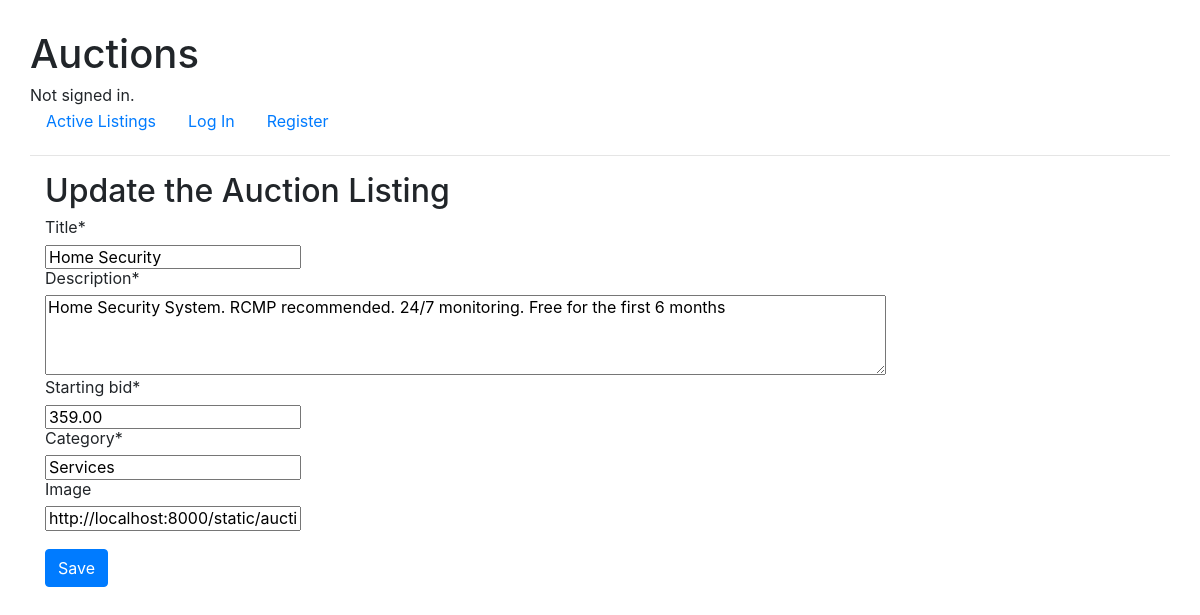
The app's page /update/5/, older data.
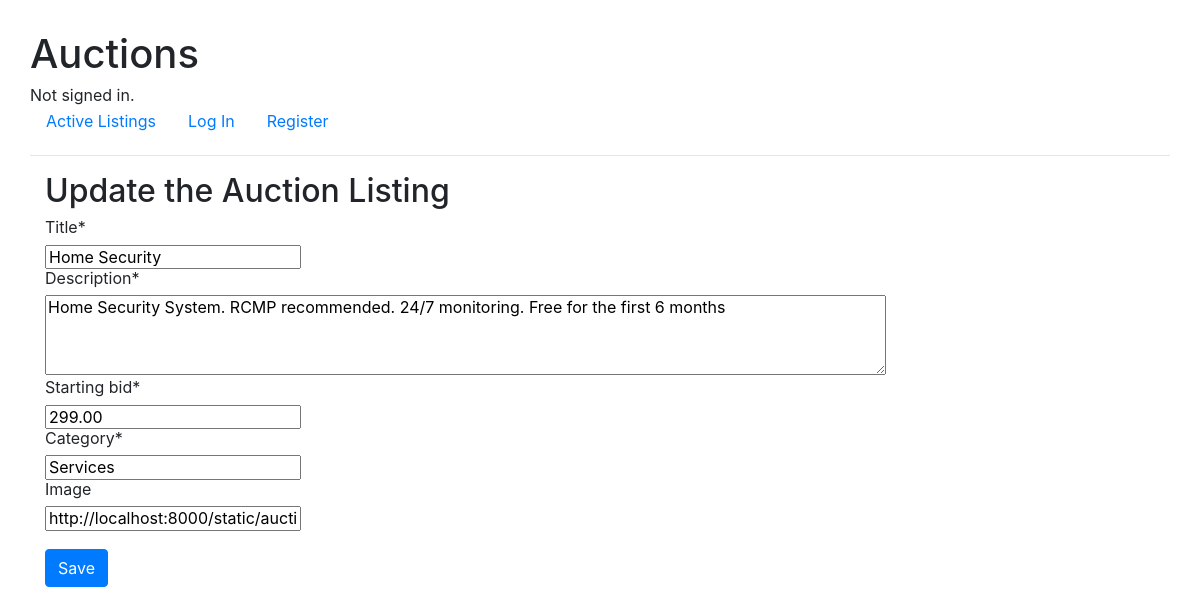
The same page, newer data.
### auctions/models.py (models this page shows, shortened)
class Listing(models.Model):
    title = models.CharField(max_length=32)
    description = models.CharField(max_length=256)
    starting_bid = models.DecimalField(max_digits=7, decimal_places=2)
    category = models.CharField(max_length=32)
    date_listed = models.DateField(auto_now_add=True)
    active = models.BooleanField(default=True)
    user_id = models.ForeignKey(User, on_delete=models.CASCADE, related_name="sellers")
    image = models.URLField(max_length=256, blank=True)
    bid_count = models.IntegerField(default=0)
    max_bid = models.DecimalField(max_digits=7, decimal_places=2, default=0.00)

### auctions/views.py (the view)
# urls.py: path('update/<int:pk>/', views.ListingUpdateView.as_view(), name="update"),
class ListingUpdateView(UpdateView):
    model = Listing
    form_class = ListingForm

### auctions/forms.py
class ListingForm(ModelForm):
    class Meta:
        model = Listing
        fields = ('title', 'description', 'starting_bid', 'category', 'image',)
        widgets = {
            'description': Textarea(attrs={'cols': 80, 'rows': 4}),
            'starting_bid': NumberInput(attrs={'width': 12}),
        }

### auctions/templates/auctions/listing_form.html (shortened to what this page needs)
{% extends "auctions/layout.html" %}
{% load crispy_forms_tags %}
{% load crispy_forms_filters %}
{% block body %}
    <div class="container">
        <h2>
            {% if not form.instance.pk %}
                Post a new Auction Listing
            {% else %}
                Update the Auction Listing
            {% endif %}
        </h2>
        <form method="post">
            {{ form|crispy }}
            <br>
            <input type="submit" class="btn btn-primary" value="Save">
        </form>
    </div>
{% endblock %}

Row changes from the older to the newer data that the page shows:
changed Listing "Home Security": starting_bid "359.00" → "299.00"
